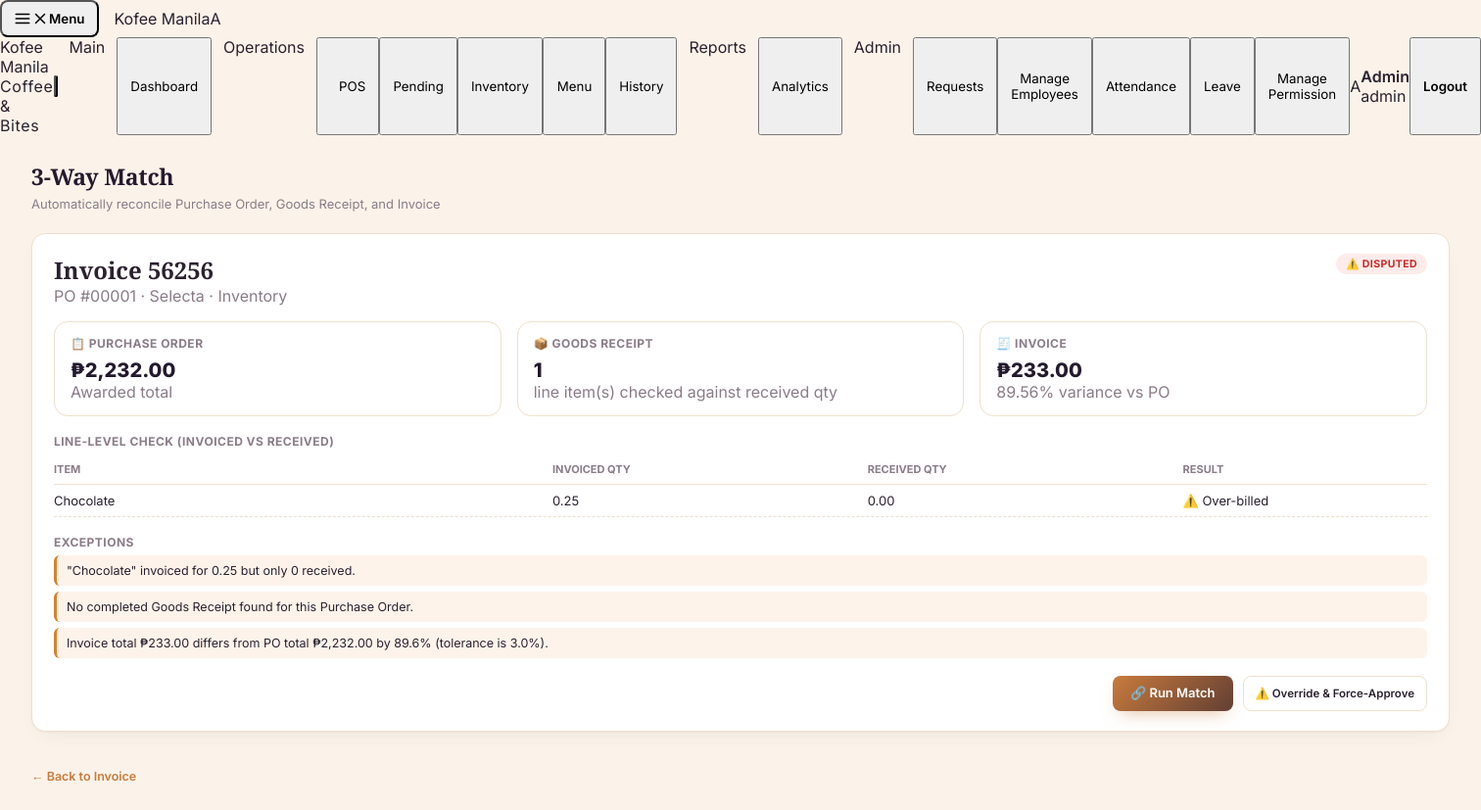
Screenshot of /POS/php/three_way_match.php?invoice_id=2 (signed in) with the database file from the repository.
### tables this page shows
CREATE TABLE `invoices` (
  `id` int(11) NOT NULL,
  `po_id` int(11) NOT NULL,
  `supplier_id` int(11) NOT NULL,
  `invoice_number` varchar(60) NOT NULL,
  `invoice_date` date DEFAULT NULL,
  `due_date` date DEFAULT NULL,
  `subtotal` decimal(12,2) NOT NULL DEFAULT 0.00,
  `tax_amount` decimal(12,2) NOT NULL DEFAULT 0.00,
  `total_amount` decimal(12,2) NOT NULL DEFAULT 0.00,
  `status` enum('pending','matched','disputed','approved','paid','cancelled') NOT NULL DEFAULT 'pending',
  `match_notes` varchar(255) DEFAULT NULL,
  `uploaded_by` int(11) NOT NULL,
  `created_at` timestamp NOT NULL DEFAULT current_timestamp()
);

CREATE TABLE `purchase_orders` (
  `id` int(11) NOT NULL,
  `rfq_id` int(11) NOT NULL,
  `supplier_id` int(11) NOT NULL,
  `requisition_id` int(11) NOT NULL,
  `total_amount` decimal(12,2) NOT NULL,
  `status` enum('draft','sent','acknowledged','delivered','closed','cancelled') NOT NULL DEFAULT 'draft',
  `negotiation_notes` text DEFAULT NULL,
  `created_by` int(11) NOT NULL,
  `created_at` timestamp NOT NULL DEFAULT current_timestamp(),
  `expected_delivery_date` date DEFAULT NULL,
  `delivered_at` datetime DEFAULT NULL,
  `acknowledged_at` datetime DEFAULT NULL,
  `shipped_at` datetime DEFAULT NULL,
  `shipping_notes` varchar(255) DEFAULT NULL,
  `closed_at` datetime DEFAULT NULL,
  `supplier_rating` tinyint(4) DEFAULT NULL,
  `invoice_number` varchar(60) DEFAULT NULL,
  `paid_at` datetime DEFAULT NULL
);

CREATE TABLE `suppliers` (
  `id` int(11) NOT NULL,
  `user_id` int(11) DEFAULT NULL,
  `name` varchar(150) NOT NULL,
  `contact_person` varchar(120) DEFAULT NULL,
  `email` varchar(120) DEFAULT NULL,
  `phone` varchar(30) DEFAULT NULL,
  `address` varchar(255) DEFAULT NULL,
  `status` enum('active','inactive') NOT NULL DEFAULT 'active',
  `rating_avg` decimal(3,2) DEFAULT NULL,
  `rating_count` int(11) NOT NULL DEFAULT 0,
  `created_at` timestamp NOT NULL DEFAULT current_timestamp()
);

CREATE TABLE `purchase_requisitions` (
  `id` int(11) NOT NULL,
  `requested_by` int(11) NOT NULL,
  `department` varchar(60) NOT NULL,
  `title` varchar(150) NOT NULL,
  `notes` text DEFAULT NULL,
  `estimated_total` decimal(12,2) NOT NULL DEFAULT 0.00,
  `status` enum('pending','approved','rejected','sourcing','awarded','closed') NOT NULL DEFAULT 'pending',
  `reviewed_by` int(11) DEFAULT NULL,
  `reviewed_at` datetime DEFAULT NULL,
  `review_notes` varchar(255) DEFAULT NULL,
  `created_at` timestamp NOT NULL DEFAULT current_timestamp()
);

CREATE TABLE `invoice_items` (
  `id` int(11) NOT NULL,
  `invoice_id` int(11) NOT NULL,
  `requisition_item_id` int(11) DEFAULT NULL,
  `item_name` varchar(150) NOT NULL,
  `qty` decimal(10,2) NOT NULL DEFAULT 0.00,
  `unit_price` decimal(10,2) NOT NULL DEFAULT 0.00,
  `line_total` decimal(12,2) NOT NULL DEFAULT 0.00
);

### POS/includes/procurement_helpers.php (called while the page is built, shortened)
<?php
function php_currency(float $amount): string {
    return '₱' . number_format($amount, 2);
}
function status_badge(string $status): string {
    $map = [
        'pending'      => '⏳ Pending',
        'approved'     => '✅ Approved',
        'rejected'     => '❌ Rejected',
        'sourcing'     => '🔍 Sourcing',
        'awarded'      => '🏆 Awarded',
        'closed'       => '🔒 Closed',
        'draft'        => '📝 Draft',
        'sent'         => '📨 Sent',
        'acknowledged' => '👍 Acknowledged',
        'delivered'    => '📦 Delivered',
        'cancelled'    => '🚫 Cancelled',
        'partial'      => '⚠️ Partial',
        'complete'     => '✅ Complete',
        'discrepancy'  => '⚠️ Discrepancy',
        'matched'      => '✅ Matched',
        'disputed'     => '⚠️ Disputed',
        'paid'         => '💸 Paid',
        'scheduled'    => '🗓️ Scheduled',
        'completed'    => '✅ Completed',
        'failed'       => '❌ Failed',
        'submitted'    => '📤 Submitted',
        'shortlisted'  => '⭐ Shortlisted',
        'selected'     => '🏆 Selected',
        'open'         => '🔓 Open',
    ];
    return $map[$status] ?? ucfirst($status);
}

### POS/php/three_way_match.php (the view, shortened to what this page needs)
<?php
require_once '../includes/auth.php';
require_once '../includes/procurement_helpers.php';
$pdo   = get_db();
function run_three_way_match(PDO $pdo, array $invoice, array $po): array {
    $exceptions = [];
    $li_stmt = $pdo->prepare('SELECT * FROM invoice_items WHERE invoice_id = :id');
    $li_stmt->execute([':id' => $invoice['id']]);
    $lines = $li_stmt->fetchAll();
    $recv_stmt = $pdo->prepare(
        "SELECT gri.requisition_item_id, SUM(gri.received_qty) AS qty
         FROM goods_receipt_items gri JOIN goods_receipts g ON g.id = gri.grn_id
         WHERE g.po_id = :po AND gri.item_condition = 'good'
         GROUP BY gri.requisition_item_id"
    );
    $recv_stmt->execute([':po' => $po['id']]);
    $received_map = $recv_stmt->fetchAll(PDO::FETCH_KEY_PAIR);
    $has_any_grn = $pdo->prepare("SELECT COUNT(*) FROM goods_receipts WHERE po_id = :po AND status != 'discrepancy'");
    $has_any_grn->execute([':po' => $po['id']]);
    $grn_exists = (int)$has_any_grn->fetchColumn() > 0;
    $line_results = [];
    foreach ($lines as $l) {
        $received = (float)($received_map[$l['requisition_item_id']] ?? 0);
        $over     = $l['qty'] - $received > QTY_TOLERANCE_UNITS;
        $line_results[] = [
            'item_name'   => $l['item_name'],
            'invoiced_qty'=> (float)$l['qty'],
            'received_qty'=> $received,
            'over_billed' => $over,
        ];
        if ($over) {
            $exceptions[] = "\"{$l['item_name']}\" invoiced for {$l['qty']} but only {$received} received.";
        }
    }
    if (!$grn_exists) {
        $exceptions[] = 'No completed Goods Receipt found for this Purchase Order.';
    }
    $po_total  = (float)$po['total_amount'];
    $inv_total = (float)$invoice['total_amount'];
    $variance  = $po_total > 0 ? abs($inv_total - $po_total) / $po_total * 100 : ($inv_total > 0 ? 100 : 0);
    $price_ok  = $variance <= PRICE_TOLERANCE_PCT;
    if (!$price_ok) {
        $exceptions[] = sprintf(
            'Invoice total %s differs from PO total %s by %.1f%% (tolerance is %.1f%%).',
            php_currency($inv_total), php_currency($po_total), $variance, PRICE_TOLERANCE_PCT
        );
    }
    return [
        'passed'       => empty($exceptions),
        'exceptions'   => $exceptions,
        'line_results' => $line_results,
        'po_total'     => $po_total,
        'inv_total'    => $inv_total,
        'variance_pct' => round($variance, 2),
    ];
}
$invoice_id = (int)($_GET['invoice_id'] ?? 0);
$stmt = $pdo->prepare('
    SELECT i.*, s.name AS supplier_name, po.total_amount AS po_total, po.id AS po_id, pr.title AS req_title
    FROM invoices i
    JOIN suppliers s ON s.id = i.supplier_id
    JOIN purchase_orders po ON po.id = i.po_id
    JOIN purchase_requisitions pr ON pr.id = po.requisition_id
    WHERE i.id = :id
');
$stmt->execute([':id' => $invoice_id]);
$invoice = $stmt->fetch();
$result = null; $po = null;
if ($invoice) {
    $po_stmt = $pdo->prepare('SELECT * FROM purchase_orders WHERE id = :id'); $po_stmt->execute([':id' => $invoice['po_id']]); $po = $po_stmt->fetch();
    $result  = run_three_way_match($pdo, $invoice, $po);
}
?>
<!DOCTYPE html>
<html lang="en">
<head>
  <link rel="stylesheet" href="../css/style.css"/>
  <link rel="stylesheet" href="../css/sidebar.css"/>
</head>
<body>
<?php include("../includes/sidebar.php"); ?>
<div id="page-3way" class="page active">
  <div class="page-header">
    <div>
      <h1>3-Way Match</h1>
      <p>Automatically reconcile Purchase Order, Goods Receipt, and Invoice</p>
    </div>
  </div>
  <div class="page-body">
    <?php if (!$invoice): ?>
      <div class="table-card" style="padding:20px 22px">
        <p class="muted-cell">Open this from an invoice's detail page to run its match. <a href="invoices.php" style="color:var(--caramel);font-weight:600">Go to Invoices →</a></p>
      </div>
    <?php else: ?>
      <div class="table-card" style="padding:20px 22px">
        <div style="display:flex;justify-content:space-between;align-items:flex-start">
          <div>
            <h2>Invoice <?= htmlspecialchars($invoice['invoice_number']) ?></h2>
            <p class="muted-cell">PO #<?= str_pad($invoice['po_id'],5,'0',STR_PAD_LEFT) ?> · <?= htmlspecialchars($invoice['supplier_name']) ?> · <?= htmlspecialchars($invoice['req_title']) ?></p>
          </div>
          <span class="status-badge status-<?= in_array($invoice['status'],['approved','matched','paid'])?'approved':($invoice['status']==='disputed'?'rejected':'pending') ?>"><?= status_badge($invoice['status']) ?></span>
        </div>
        <div class="match-col">
          <div class="match-box"><h4>📋 Purchase Order</h4><div class="amt"><?= php_currency($result['po_total']) ?></div><p class="muted-cell">Awarded total</p></div>
          <div class="match-box"><h4>📦 Goods Receipt</h4><div class="amt"><?= count($result['line_results']) ?></div><p class="muted-cell">line item(s) checked against received qty</p></div>
          <div class="match-box"><h4>🧾 Invoice</h4><div class="amt"><?= php_currency($result['inv_total']) ?></div><p class="muted-cell"><?= $result['variance_pct'] ?>% variance vs PO</p></div>
        </div>
        <h4 style="font-size:12px;text-transform:uppercase;letter-spacing:.04em;color:var(--text-muted);margin:18px 0 6px">Line-Level Check (Invoiced vs Received)</h4>
        <div class="line-check-row" style="font-weight:700;color:var(--text-muted);font-size:11px;text-transform:uppercase;border-bottom:1.5px solid var(--border)">
          <div>Item</div><div>Invoiced Qty</div><div>Received Qty</div><div>Result</div>
        </div>
        <?php foreach ($result['line_results'] as $lr): ?>
          <div class="line-check-row">
            <div><?= htmlspecialchars($lr['item_name']) ?></div>
            <div><?= number_format($lr['invoiced_qty'],2) ?></div>
            <div><?= number_format($lr['received_qty'],2) ?></div>
            <div><?= $lr['over_billed'] ? '⚠️ Over-billed' : '✅ OK' ?></div>
          </div>
        <?php endforeach; ?>
        <?php if (!$result['passed']): ?>
          <h4 style="font-size:12px;text-transform:uppercase;letter-spacing:.04em;color:var(--text-muted);margin:18px 0 6px">Exceptions</h4>
          <ul class="exception-list">
            <?php foreach ($result['exceptions'] as $e): ?><li><?= htmlspecialchars($e) ?></li><?php endforeach; ?>
          </ul>
        <?php else: ?>
          <p style="margin-top:16px;padding:10px 12px;background:#eef8ef;border-left:3px solid var(--green,#3a9d4f);border-radius:6px;font-size:12.5px">✅ No exceptions — PO, Goods Receipt, and Invoice all reconcile within tolerance.</p>
        <?php endif; ?>
        <div style="margin-top:18px;display:flex;gap:10px;justify-content:flex-end;flex-wrap:wrap">
          <?php if (in_array($invoice['status'], ['pending','disputed'], true)): ?>
            <form method="POST"><input type="hidden" name="action" value="confirm_match"/><input type="hidden" name="invoice_id" value="<?= $invoice['id'] ?>"/>
              <button type="submit" class="btn-save">🔗 Run Match</button></form>
          <?php endif; ?>
          <?php if ($invoice['status'] === 'disputed'): ?>
            <button type="button" class="act-btn" onclick="document.getElementById('override-form').classList.toggle('open-inline')">⚠️ Override & Force-Approve</button>
          <?php endif; ?>
        </div>
      </div>
      <p style="margin-top:14px"><a href="invoices.php?id=<?= $invoice['id'] ?>" style="font-size:12.5px;color:var(--caramel);font-weight:600">← Back to Invoice</a></p>
    <?php endif; ?>
  </div>
</div>
</body>
</html>

### POS/css/style.css (style rules this page uses)
:root { --espresso: #241A2E; --espresso-deep: #181120; --espresso-mid: #2f2238; --caramel: #C97B3D; --caramel-light: #E6A25C; --latte: #EFE0CC; --cream: #FBF3E9; --accent: var(--caramel); --accent-lt: #FCEFE1; --bg: var(--cream); --card-bg: #FFFFFF; --border: var(--latte); --text-main: #2B2130; --text-muted: #8B7C88; --sidebar-w: 248px; --green: #2e7d32; --green-lt: #e8f5e9; --red: #c62828; --red-lt: #fdecea; --blue: #1565c0; --blue-lt: #e3f2fd; --amber: #b3691a; --amber-lt: #fdf0e2; --radius-sm: 8px; --radius: 14px; --radius-lg: 20px; --shadow-card: 0 1px 2px rgba(43,33,48,.04), 0 8px 24px -12px rgba(43,33,48,.10); --shadow-pop: 0 20px 50px -12px rgba(24,17,32,.35); }
*, *::before, *::after { box-sizing: border-box; margin: 0; padding: 0; }
html { -webkit-text-size-adjust: 100%; }
body { font-family: 'Inter', sans-serif; background: var(--bg); color: var(--text-main); min-height: 100vh; -webkit-font-smoothing: antialiased; }
a { color: inherit; text-decoration: none; }
button { font-family: inherit; cursor: pointer; }
ul, ol { list-style: none; }
h1, h2, h3, .font-display { font-family: 'Playfair Display', serif; }
.page, .pages { min-height: 100vh; display: flex; flex-direction: column; }
.page-header { padding: 26px 32px 4px; flex-shrink: 0; display: flex; align-items: flex-start; justify-content: space-between; gap: 16px; flex-wrap: wrap; }
.page-header h1 { font-size: 23px; font-weight: 700; letter-spacing: -.01em; color: var(--espresso); }
.page-header p { font-size: 13px; color: var(--text-muted); margin-top: 4px; font-family: 'Inter', sans-serif; }
.page-body { flex: 1; overflow-y: auto; padding: 18px 32px 32px; display: flex; flex-direction: column; gap: 20px; }
.btn, .btn-save, .btn-cancel, .btn-add, .btn-msave, .btn-mcancel, .btn-print, .btn-new-order, .checkout-btn, .clear-btn { display: inline-flex; align-items: center; justify-content: center; gap: 8px; border: none; border-radius: var(--radius-sm); font-size: 13px; font-weight: 600; padding: 10px 18px; transition: transform .12s ease, box-shadow .12s ease, background .15s ease, border-color .15s ease; line-height: 1.2; }
.btn-primary, .btn-save, .btn-add, .btn-msave, .checkout-btn, .btn-new-order { background: linear-gradient(135deg, var(--caramel) 0%, var(--espresso) 160%); color: #fff; box-shadow: 0 8px 18px -8px rgba(201,123,61,.55); }
.badge, .status-badge { display: inline-flex; align-items: center; gap: 5px; padding: 4px 10px; border-radius: 999px; font-size: 10.5px; font-weight: 700; text-transform: uppercase; letter-spacing: .04em; white-space: nowrap; }
.badge-dine, .badge-take, .badge-delivery, .badge-complete, .badge-pending, .status-active, .status-pending, .status-approved, .status-rejected, .status-completed, .status-blocked, .status-on_hold, .status-cancelled { background: var(--accent-lt); color: var(--caramel); }
.status-rejected, .status-blocked, .status-cancelled { background: var(--red-lt); color: var(--red); }
.stat-card, .table-card, .recent-section, .card { background: var(--card-bg); border: 1.5px solid var(--border); border-radius: var(--radius); box-shadow: var(--shadow-card); }
.table-card, .table-scroll-wrapper { overflow: hidden; border-radius: var(--radius); }
.muted-cell { color: var(--text-muted); }
.act-btn { border: 1.5px solid var(--border); background: #fff; border-radius: var(--radius-sm); padding: 6px 12px; font-size: 11.5px; font-weight: 600; color: var(--text-main); }

### POS/php/three_way_match.php (style rules this page uses)
.match-col { display:grid; grid-template-columns: 1fr 1fr 1fr; gap:16px; margin:16px 0; }
.match-box { border:1.5px solid var(--border); border-radius:var(--radius); padding:14px 16px; }
.match-box h4 { font-size:12px; text-transform:uppercase; letter-spacing:.04em; color:var(--text-muted); margin-bottom:8px; }
.match-box .amt { font-size:20px; font-weight:800; color:var(--espresso); }
.exception-list { list-style:none; padding:0; margin:0; }
.exception-list li { padding:8px 10px; background:#fdf3ea; border-left:3px solid #d9822b; border-radius:6px; font-size:12.5px; margin-bottom:6px; }
.line-check-row { display:grid; grid-template-columns:1.6fr 1fr 1fr .8fr; gap:10px; padding:8px 0; border-bottom:1px dashed var(--border); font-size:13px; align-items:center; }

### rows the page displays
invoices: invoice_number "56256", purchase_orders.id "00001", supplier.name "Selecta", purchase_requisitions.title "Inventory", status "⚠️ DISPUTED"
invoice_items: item_name "Chocolate", qty "0.25", received_qty "0.00"

### other values shown
$initials "A"
$user['firstname'] ?: $user['username'] "Admin"
implode(' + ', $roles) "admin"
php_currency($result['po_total']) "₱2,232.00"
count($result['line_results']) "1"
php_currency($result['inv_total']) "₱233.00"
$result['variance_pct'] "89.56"
$e "\"Chocolate\" invoiced for 0.25 but only 0 received."
$e "No completed Goods Receipt found for this Purchase Order."
$e "Invoice total ₱233.00 differs from PO total ₱2,232.00 by 89.6% (tolerance is 3.0%)."
